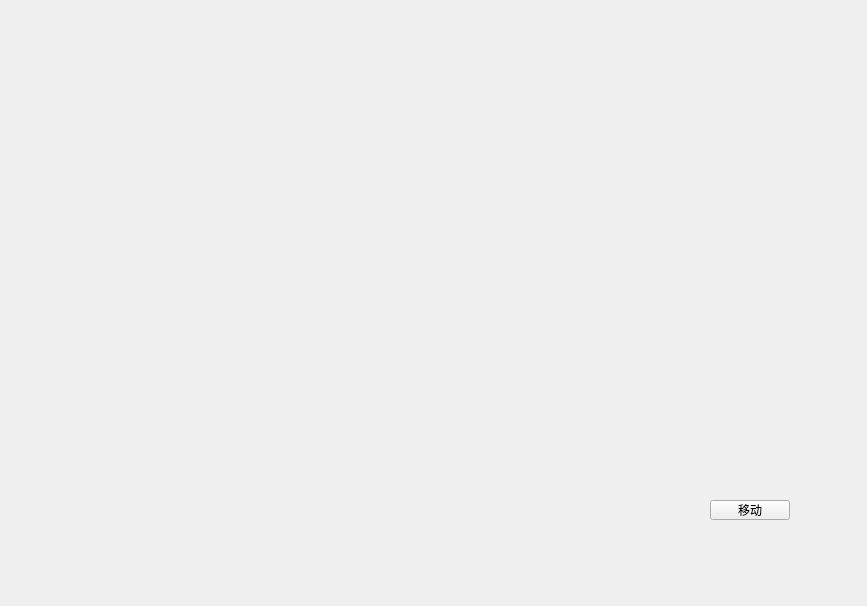
<?xml version="1.0" encoding="UTF-8"?>
<ui version="4.0">
 <class>PainterDeviceTest</class>
 <widget class="QWidget" name="PainterDeviceTest">
  <property name="geometry">
   <rect>
    <x>0</x>
    <y>0</y>
    <width>867</width>
    <height>606</height>
   </rect>
  </property>
  <property name="windowTitle">
   <string>PainterDeviceTest</string>
  </property>
  <widget class="QPushButton" name="moveBtn">
   <property name="geometry">
    <rect>
     <x>710</x>
     <y>500</y>
     <width>80</width>
     <height>20</height>
    </rect>
   </property>
   <property name="text">
    <string>移动</string>
   </property>
  </widget>
 </widget>
 <resources/>
 <connections/>
</ui>
